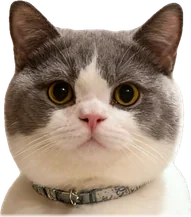
#> input picture assets/pets/british_head.webp, 191 x 217 px
$ python -i build_pets.py   (imports and definitions only)
#> lines starting #> are read from the running program, lines starting #| are printed output that depends on the picture; after the words box and inside, x2 and y2 are one past the last pixel; in counts of white or black regions, pixels touching at a corner belong together
#> further down, picture is the input picture: PIL image 191x217 RGBA; mean R, G, B, A 127.4, 109.8, 95, 207.5
#!/usr/bin/env python
# -*- coding: utf-8 -*-
"""
build_pets.py —— 把用户提供的 7 张实拍宠物照片做成「照片木偶」素材

为什么不是序列帧图集：
    7 只 × 多帧的写实照片图集少说 5~15MB，嵌进网站加载会很慢；
    而写实照片的价值在于「这张脸是真的」，头部/身体分开做木偶，
    一个品种只需要 2 张 webp（头 + 身），合计 0.6MB 左右，
    动作靠变换插值，比逐帧切换顺滑得多，也不会有换帧时的形体跳变。

产出：
    assets/pets/<id>.webp          整只（含头身，兜底用）
    assets/pets/<id>_head.webp     头部块（以颈部为枢轴）
    assets/pets/<id>_body.webp     身体块
    assets/pets/<id>_pawL.webp     左前爪补丁（可选）
    assets/pets/<id>_pawR.webp     右前爪补丁（可选）
    assets/pets/meta.json          每只的几何信息（颈部高度、枢轴、缩放）

用法：
    python tools/build_pets.py            # 默认读 refs/ 下的参考图
"""
import os, sys, json, glob
import numpy as np
import cv2
from PIL import Image, ImageFilter

ROOT = os.path.dirname(os.path.dirname(os.path.abspath(__file__)))
OUT = os.path.join(ROOT, "assets", "pets")
REFS = os.path.join(ROOT, "refs")
TARGET_H = 560          # 素材高度（够 1080p 全屏用了，再大就是浪费带宽）
FEATHER = 5             # 头/身接缝的羽化像素

# 参考图 → 品种 id，顺序与用户上传的 7 张图一一对应
REF_ORDER = [
    ("golden",  "golden.jpg"),    # 金毛
    ("shiba",   "shiba.jpg"),     # 柴犬
    ("corgi",   "corgi.jpg"),     # 柯基
    ("orange",  "orange.jpg"),    # 橘猫（全身坐姿）
    ("ragdoll", "ragdoll.jpg"),   # 布偶
    ("british", "british.jpg"),   # 英短
    ("hamster", "hamster.jpg"),   # 仓鼠
]

# 这几张是「只有上半身、底部被画面切断」的特写，底边要软过渡到地面。
# 现在 7 张都是完整全身照，这里留空；将来换了特写图再往里加。
PORTRAIT_CUT = set()

# 头部切线（占素材高度的比例）。为什么不自动算：
#   宠物坐着时脖子那一段的轮廓宽度并不收窄（被下面的胸口撑着），
#   仓鼠更是整个一个球、压根没有脖子，任何自动判据都会切到脸上。
#   这里是照刻度图逐张确认过的「下巴以下、胸口以上」的位置。
HEAD_CUT = {
    "golden": 0.43, "shiba": 0.41, "corgi": 0.41, "orange": 0.34,
    "ragdoll": 0.38, "british": 0.38, "hamster": 0.47,
}

# 前爪补丁框 [x0, y0, x1, y1]（相对整只素材的宽高比例）。
# 用途：跑动时两只前爪交替抬起。补丁是叠在「完整身体」上面的，
# 所以抬起时不会在腿根处露洞。
PAW_BOX = {
    "golden":  {"L": [0.18, 0.84, 0.50, 1.0], "R": [0.52, 0.84, 0.84, 1.0]},
    "shiba":   {"L": [0.16, 0.84, 0.50, 1.0], "R": [0.52, 0.84, 0.86, 1.0]},
    "corgi":   {"L": [0.04, 0.80, 0.42, 1.0], "R": [0.58, 0.80, 0.96, 1.0]},
    "ragdoll": {"L": [0.20, 0.86, 0.50, 1.0], "R": [0.52, 0.86, 0.82, 1.0]},
    "british": {"L": [0.22, 0.85, 0.50, 1.0], "R": [0.52, 0.85, 0.80, 1.0]},
    "hamster": {"L": [0.28, 0.70, 0.50, 0.92], "R": [0.52, 0.70, 0.74, 0.92]},
    "orange":  {"L": [0.24, 0.86, 0.50, 1.0], "R": [0.52, 0.86, 0.78, 1.0]},
}


# ---------------------------------------------------------------- 基础工具
# [21 lines left out: function trim_letterbox, not called in this run]


def alpha_grabcut(im):
    """无 rembg 时的兜底抠图：GrabCut + 边缘细化。

    原图动辄 1200×2500，直接全分辨率跑 GrabCut 要一两分钟；
    先缩到 720 长边再跑，最后把 mask 双线性放大回去 ——
    顺带得到一圈软边，比硬二值更适合毛发。
    """
    rgb = cv2.cvtColor(np.asarray(im.convert("RGB")), cv2.COLOR_RGB2BGR)
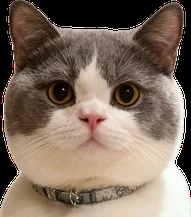
#> rgb: shape (217, 191, 3); mean B, G, R 95, 109.8, 127.4
    H, W = rgb.shape[:2]
#> H = 217; W = 191
    s = min(1.0, 720.0 / max(H, W))
#> s = 1
    if s < 1.0:
        small = cv2.resize(rgb, (max(8, int(W * s)), max(8, int(H * s))), interpolation=cv2.INTER_AREA)
    else:
        small = rgb
    h, w = small.shape[:2]
#> h = 217; w = 191
    mask = np.zeros((h, w), np.uint8)
    m = int(min(h, w) * 0.03)
#> m = 5
    rect = (m, m, w - 2 * m, h - 2 * m)
#> rect = (5, 5, 181, 207)
    bgd, fgd = np.zeros((1, 65), np.float64), np.zeros((1, 65), np.float64)
    cv2.grabCut(small, mask, rect, bgd, fgd, 5, cv2.GC_INIT_WITH_RECT)
    a = np.where((mask == cv2.GC_FGD) | (mask == cv2.GC_PR_FGD), 255, 0).astype(np.uint8)
    k = cv2.getStructuringElement(cv2.MORPH_ELLIPSE, (5, 5))
    a = cv2.morphologyEx(a, cv2.MORPH_CLOSE, k, iterations=2)
    a = cv2.morphologyEx(a, cv2.MORPH_OPEN, k, iterations=1)
    if (h, w) != (H, W):
        a = cv2.resize(a, (W, H), interpolation=cv2.INTER_LINEAR)
    return a


# [105 lines left out: functions alpha_rembg, refine, find_neck, ground_fade, floor_blob_ratio, feather_edge, not called in this run]


def rgba_of(im, alpha):
    rgb = np.asarray(im.convert("RGB"))
    return np.dstack([rgb, alpha])


def save_webp(arr, path, q=86):
    Image.fromarray(arr, "RGBA").save(path, "WEBP", quality=q, method=6, exact=True)
    return os.path.getsize(path)


# [141 lines left out: functions crop_to_alpha, main, not called in this run]


# [2 lines not run here, left out]

>>> from PIL import Image
>>> picture = Image.open('../assets/pets/british_head.webp')
>>> result = alpha_grabcut(picture)
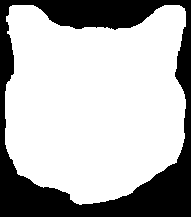
#> result: shape (217, 191); 70.7% white; 1 black region, box (x1, y1, x2, y2) and area: (0, 0, 191, 217) 12151
